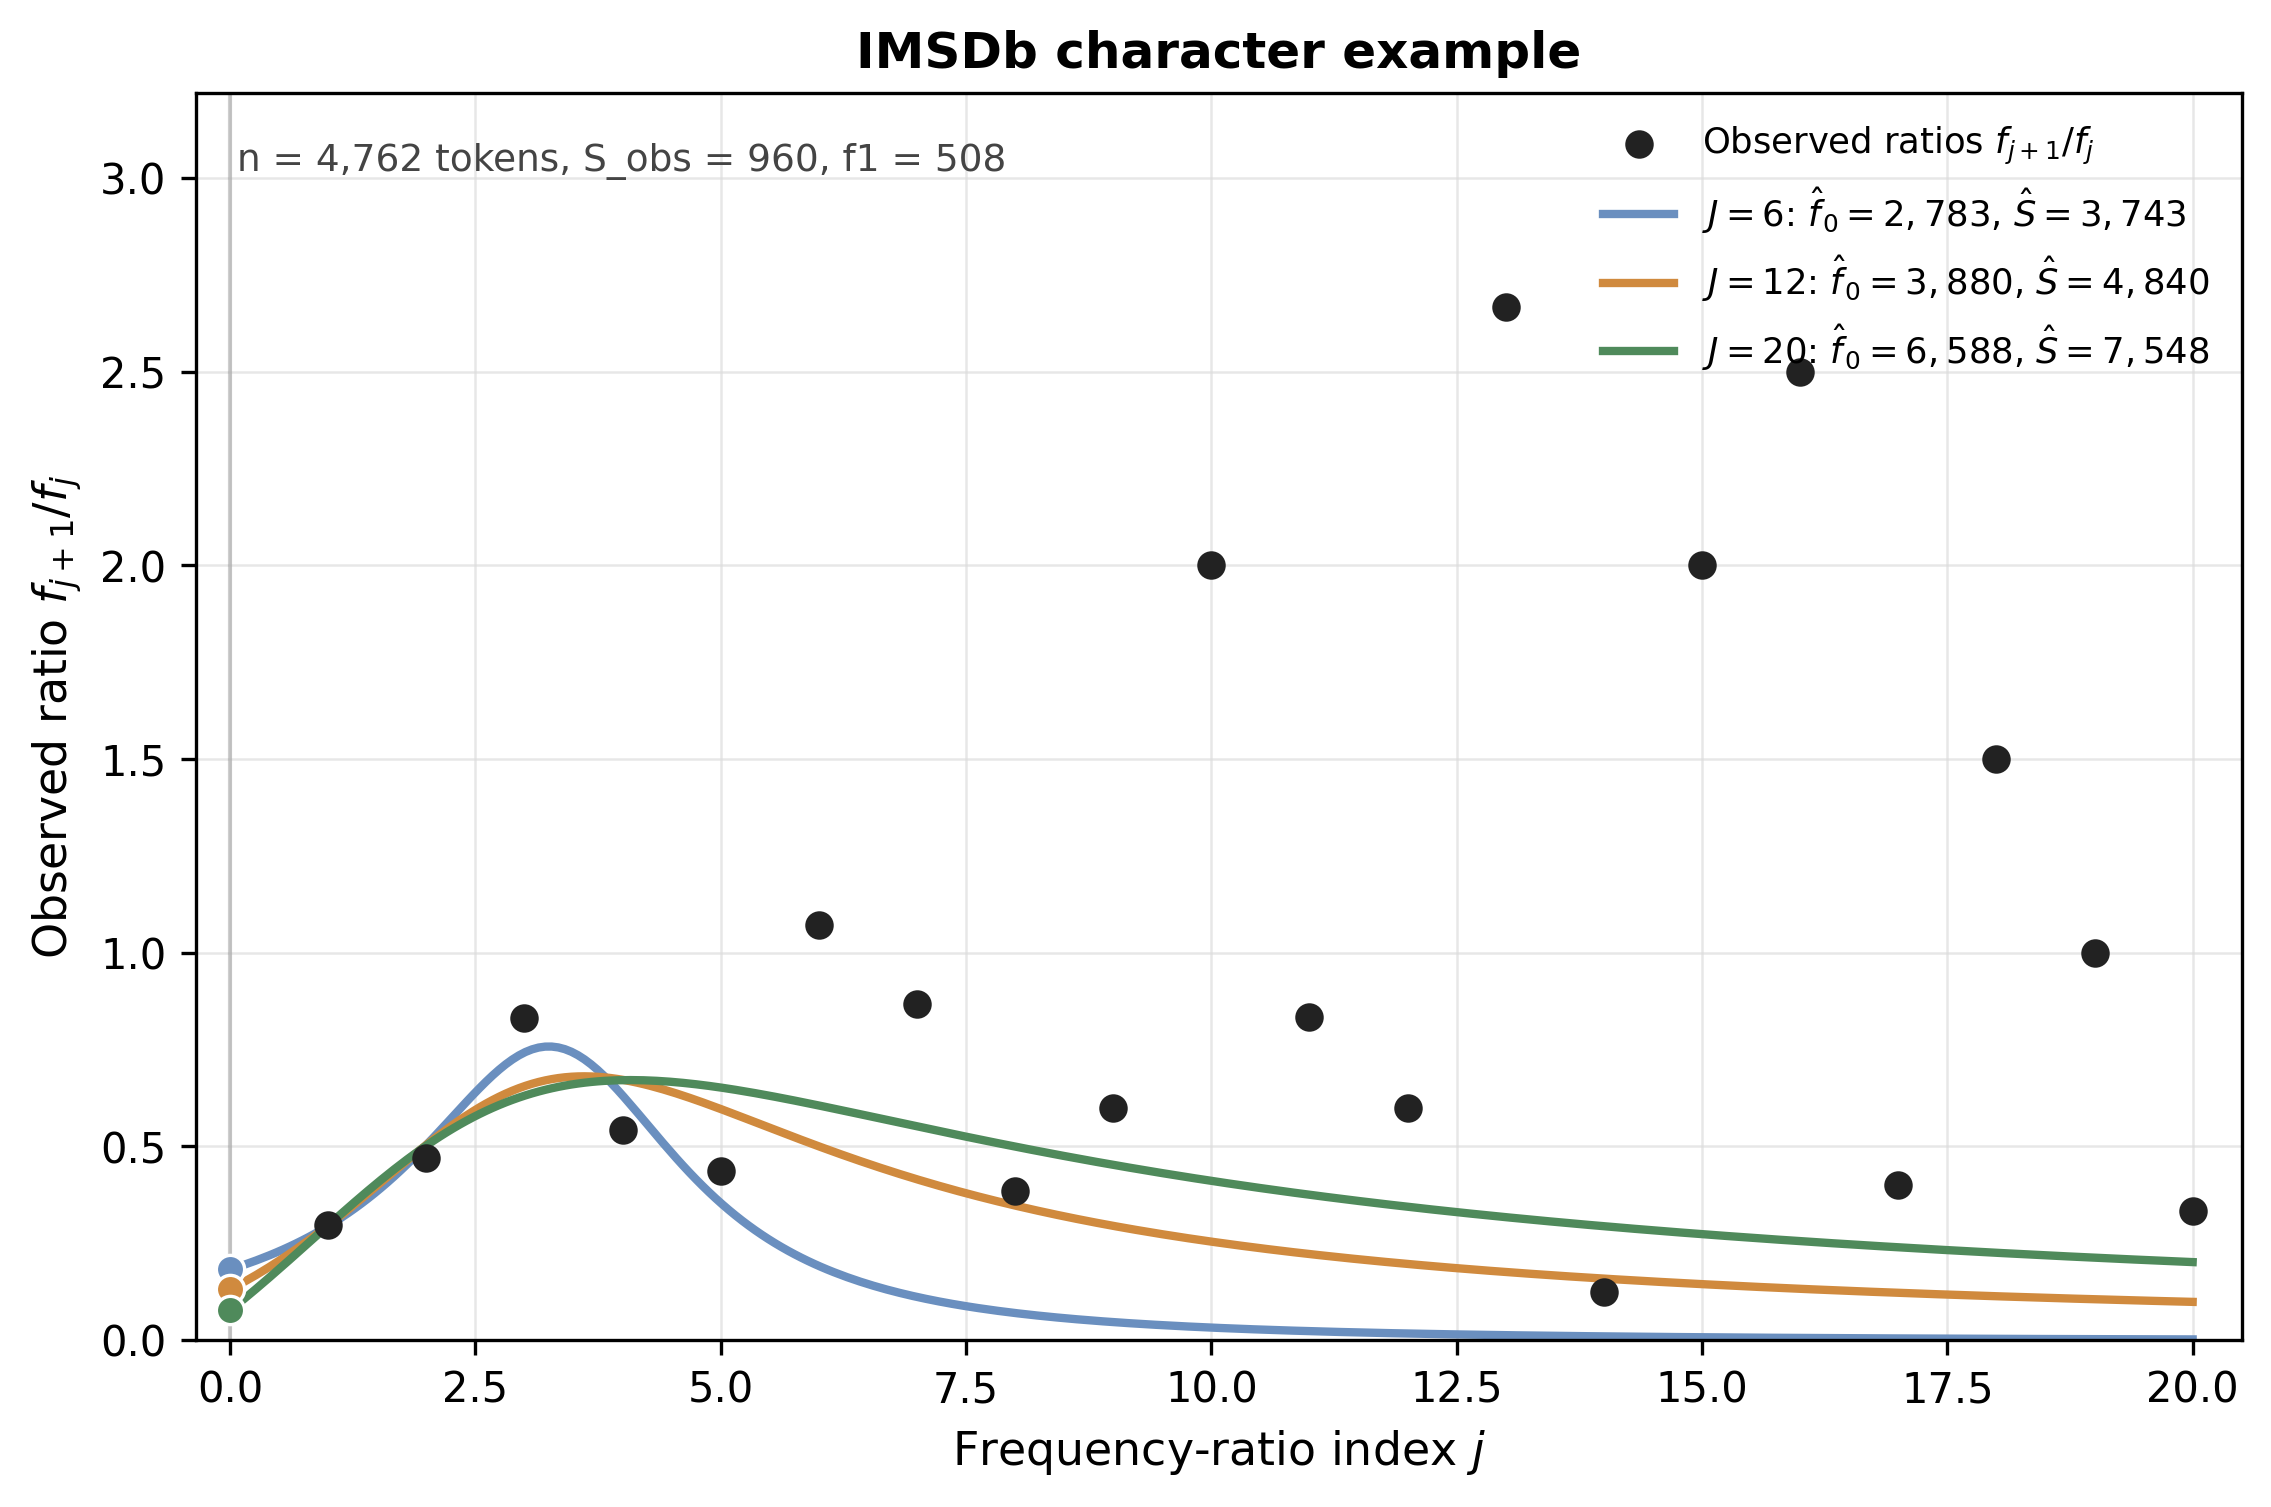

Write Python code to recreate this figure.
"""
Create a Breakaway frequency-ratio illustration.

The script reads one real corpus item from data/processed.db, plots observed
frequency ratios f_{j+1}/f_j, and overlays three rational fits using increasing
numbers of ratios. The fitted value at j = 0 gives beta_0, hence:
    f0_hat = f1 / beta_0
    S_hat  = S_obs + f0_hat

Run from the repository root:
    python code/intuition/breakaway_ratio_example.py

Output:
    code/intuition/breakaway_ratio_example.png

To change the example, edit SELECTED_CORPUS_NAME or the fallback settings below.
"""

from __future__ import annotations

import sqlite3
from pathlib import Path

import matplotlib.pyplot as plt
import numpy as np
import pandas as pd
from scipy.optimize import curve_fit


REPO_ROOT = Path(__file__).resolve().parents[2]
DB_PATH = REPO_ROOT / "data" / "processed.db"
OUT_PATH = Path(__file__).with_name("breakaway_ratio_example.png")

# Set this to a cache name such as "shakespeare__hamlet" to force one example.
# Leave as None to choose a medium-sized corpus item automatically.
SELECTED_CORPUS_NAME: str | None = None

# Fallback selection: prefer a medium-sized non-Shakespeare item with enough
# consecutive nonzero ratios to support all requested fits.
FALLBACK_MIN_TOKENS = 1_500
FALLBACK_MAX_TOKENS = 8_000
FALLBACK_EXCLUDE_SOURCES = {"shakespeare", "shakespeare_legacy"}

# Increasing numbers of ratios to fit. A fit with J uses observed ratios
# f_2/f_1, ..., f_{J+1}/f_J.
FIT_J_VALUES = (6, 12, 20)

# Pedagogic filters for the automatically selected example. Near-zero beta0
# values imply enormous f0 estimates and make the intercept visually collapse
# onto the x-axis, which is useful as a failure case but not as an intuition
# figure for the method.
MIN_BETA0_FOR_FIGURE = 0.03
MAX_F0_TO_SOBS_RATIO = 8.0


def rational_curve(j: np.ndarray, beta0: float, beta1: float, beta2: float, beta3: float):
    """Breakaway-style rational frequency-ratio curve."""
    return (beta0 + beta1 * j) / (1.0 + beta2 * j + beta3 * j**2)


def load_corpora() -> pd.DataFrame:
    """Load corpus metadata from processed.db."""
    if not DB_PATH.exists():
        raise FileNotFoundError(f"Database not found: {DB_PATH}")

    with sqlite3.connect(DB_PATH) as conn:
        df = pd.read_sql_query(
            """
            SELECT id, name, corpus_source, speaker_id, n_tokens, s_obs
            FROM corpora
            WHERE n_tokens IS NOT NULL
              AND s_obs IS NOT NULL
            """,
            conn,
        )
    df["corpus_source"] = df["corpus_source"].fillna("shakespeare_legacy")
    return df


def load_word_counts(corpus_id: int) -> np.ndarray:
    """Return observed word abundances for one cached corpus."""
    with sqlite3.connect(DB_PATH) as conn:
        rows = conn.execute(
            "SELECT count FROM word_counts WHERE corpus_id = ?",
            (int(corpus_id),),
        ).fetchall()

    counts = np.array([count for (count,) in rows], dtype=int)
    if counts.size == 0:
        raise RuntimeError(f"No word counts found for corpus_id={corpus_id}.")
    return counts


def frequency_counts(counts: np.ndarray) -> dict[int, int]:
    """Return {k: f_k} from observed word-count abundances."""
    values, freqs = np.unique(counts, return_counts=True)
    return {int(k): int(v) for k, v in zip(values, freqs)}


def consecutive_ratio_data(freq: dict[int, int], max_j: int) -> tuple[np.ndarray, np.ndarray, np.ndarray]:
    """
    Build consecutive ratios up to max_j.

    Returns j, ratio, and weights f_j for all consecutive nonzero ratios.
    Stops at the first missing denominator or numerator, matching the simple
    Breakaway implementation in code/estimators/breakaway.py.
    """
    js: list[float] = []
    ratios: list[float] = []
    weights: list[float] = []

    for j in range(1, max_j + 1):
        fj = freq.get(j, 0)
        fj1 = freq.get(j + 1, 0)
        if fj == 0 or fj1 == 0:
            break
        js.append(float(j))
        ratios.append(fj1 / fj)
        weights.append(float(fj))

    return np.array(js), np.array(ratios), np.array(weights)


def has_enough_ratios(corpus_id: int, required_j: int) -> bool:
    """Check whether a corpus supports the largest requested fit."""
    counts = load_word_counts(corpus_id)
    freq = frequency_counts(counts)
    js, _, _ = consecutive_ratio_data(freq, required_j)
    return len(js) >= required_j


def choose_corpus(corpora: pd.DataFrame) -> pd.Series:
    """Choose the configured corpus or a suitable medium-sized fallback."""
    if SELECTED_CORPUS_NAME is not None:
        selected = corpora.loc[corpora["name"] == SELECTED_CORPUS_NAME]
        if selected.empty:
            raise RuntimeError(f"Corpus not found: {SELECTED_CORPUS_NAME}")
        return selected.iloc[0]

    candidates = corpora.loc[
        (corpora["n_tokens"] >= FALLBACK_MIN_TOKENS)
        & (corpora["n_tokens"] <= FALLBACK_MAX_TOKENS)
        & (~corpora["corpus_source"].isin(FALLBACK_EXCLUDE_SOURCES))
    ].copy()

    valid_indices = [
        idx for idx, row in candidates.iterrows() if supports_requested_fits(int(row["id"]))
    ]
    if not valid_indices:
        raise RuntimeError(
            "No medium-sized fallback corpus has stable positive Breakaway fits. "
            "Try lowering FIT_J_VALUES or widening the token range."
        )

    candidates = candidates.loc[valid_indices].copy()
    target = (FALLBACK_MIN_TOKENS + FALLBACK_MAX_TOKENS) / 2
    distances = (candidates["n_tokens"] - target).abs()
    return candidates.loc[distances.sort_values().index[0]]


def fit_ratio_curve(
    js: np.ndarray,
    ratios: np.ndarray,
    weights: np.ndarray,
) -> tuple[np.ndarray, float, float]:
    """Fit the rational ratio curve and return beta, f0_hat, S_hat later."""
    if len(js) < 4:
        raise RuntimeError("Need at least four ratios for the four-parameter fit.")

    p0 = [max(ratios[0], 1e-4), 0.0, 0.0, 0.0]
    beta, _ = curve_fit(
        rational_curve,
        js,
        ratios,
        p0=p0,
        sigma=1.0 / np.maximum(weights, 1.0),
        absolute_sigma=True,
        bounds=([1e-10, -np.inf, -np.inf, -np.inf], [np.inf, np.inf, np.inf, np.inf]),
        maxfev=20_000,
    )

    beta0 = float(beta[0])
    if beta0 <= 0:
        raise RuntimeError(f"Fitted beta0 is non-positive: {beta0:.4g}")
    return beta, beta0, float(ratios[0])


def supports_requested_fits(corpus_id: int) -> bool:
    """True if all requested ratio fits converge with positive beta0."""
    counts = load_word_counts(corpus_id)
    freq = frequency_counts(counts)
    js_all, ratios_all, weights_all = consecutive_ratio_data(freq, max(FIT_J_VALUES))
    if len(js_all) < max(FIT_J_VALUES):
        return False

    f1 = freq.get(1, 0)
    s_obs = int(counts.size)
    min_beta0 = max(MIN_BETA0_FOR_FIGURE, f1 / (MAX_F0_TO_SOBS_RATIO * s_obs))

    for j_max in FIT_J_VALUES:
        mask = js_all <= j_max
        try:
            beta, beta0, _ = fit_ratio_curve(
                js_all[mask],
                ratios_all[mask],
                weights_all[mask],
            )
        except Exception:
            return False

        y_grid = rational_curve(np.linspace(0, j_max, 100), *beta)
        if not np.all(np.isfinite(y_grid)):
            return False
        if np.nanmax(np.abs(y_grid)) > 10:
            return False
        if beta0 < min_beta0:
            return False

    return True


def make_label(j_max: int, beta0: float, f1: int, s_obs: int) -> str:
    """Legend label with implied unseen and total richness estimates."""
    f0_hat = f1 / beta0
    s_hat = s_obs + f0_hat
    return rf"$J={j_max}$: $\hat f_0={f0_hat:,.0f}$, $\hat S={s_hat:,.0f}$"


def display_title(row: pd.Series) -> str:
    """Create an anonymous but informative title."""
    source = row["corpus_source"]
    if source == "imsdb":
        return "IMSDb character example"
    if source == "bnc":
        return "BNC speaker example"
    if source == "sbcorpus":
        return "SBCorpus speaker example"
    if row["name"] == "shakespeare__hamlet":
        return "Hamlet"
    return str(row["name"])


def make_figure(row: pd.Series, counts: np.ndarray) -> None:
    """Create and save the Breakaway ratio illustration."""
    freq = frequency_counts(counts)
    max_j = max(FIT_J_VALUES)
    js_all, ratios_all, weights_all = consecutive_ratio_data(freq, max_j)

    if len(js_all) < max_j:
        raise RuntimeError(
            f"Selected corpus has only {len(js_all)} consecutive ratios; "
            f"need {max_j}."
        )

    f1 = freq.get(1, 0)
    s_obs = int(counts.size)
    n_tokens = int(counts.sum())

    colors = ["#6A8FBF", "#D08A3E", "#4F8A5B"]
    x_grid = np.linspace(0, max_j, 300)

    fig, ax = plt.subplots(figsize=(8.8, 5.4))

    ax.scatter(
        js_all,
        ratios_all,
        color="#222222",
        s=34,
        zorder=5,
        label=r"Observed ratios $f_{j+1}/f_j$",
    )

    for j_max, color in zip(FIT_J_VALUES, colors):
        mask = js_all <= j_max
        beta, beta0, _ = fit_ratio_curve(
            js_all[mask],
            ratios_all[mask],
            weights_all[mask],
        )
        y_grid = rational_curve(x_grid, *beta)
        ax.plot(
            x_grid,
            y_grid,
            color=color,
            linewidth=2.0,
            label=make_label(j_max, beta0, f1, s_obs),
        )
        ax.scatter(
            [0],
            [beta0],
            color=color,
            s=46,
            zorder=6,
            edgecolor="white",
            linewidth=0.8,
        )

    ax.axvline(0, color="#777777", linewidth=1.0, alpha=0.35)
    ax.set_xlabel(r"Frequency-ratio index $j$", fontsize=11)
    ax.set_ylabel(r"Observed ratio $f_{j+1}/f_j$", fontsize=11)
    ax.set_title(display_title(row), fontsize=12, weight="bold")

    subtitle = f"n = {n_tokens:,} tokens, S_obs = {s_obs:,}, f1 = {f1:,}"
    ax.text(
        0.02,
        0.96,
        subtitle,
        transform=ax.transAxes,
        ha="left",
        va="top",
        fontsize=9,
        color="#444444",
    )

    ax.set_xlim(-0.35, max_j + 0.5)
    y_max = max(float(np.nanmax(ratios_all[:max_j])), ax.get_ylim()[1])
    ax.set_ylim(0, y_max * 1.15)
    ax.grid(True, color="#dddddd", linewidth=0.6, alpha=0.7)
    ax.legend(frameon=False, fontsize=8.5, loc="upper right")

    fig.savefig(OUT_PATH, dpi=300, bbox_inches="tight")
    plt.close(fig)


def main() -> None:
    corpora = load_corpora()
    row = choose_corpus(corpora)
    counts = load_word_counts(int(row["id"]))
    make_figure(row, counts)
    print(f"Wrote {OUT_PATH}")


if __name__ == "__main__":
    main()
